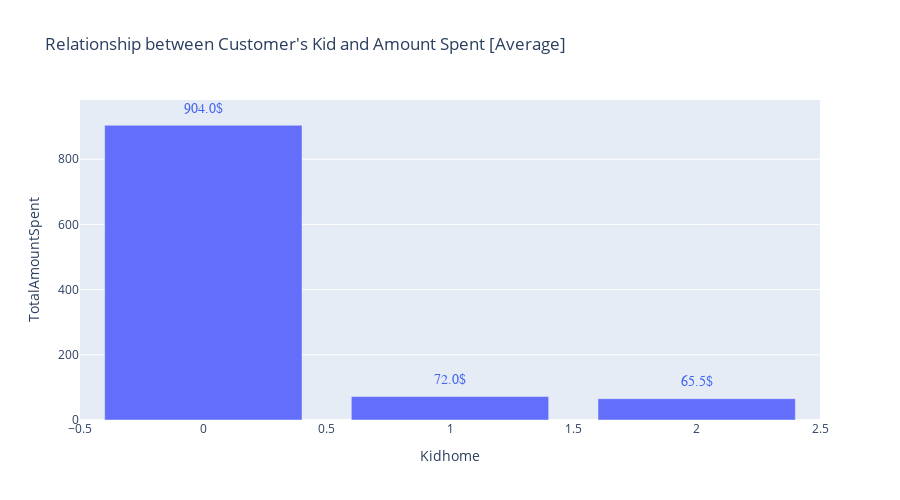

Here is the notebook cell this chart was saved with:
### Code cell
mask = df.groupby("Kidhome")["TotalAmountSpent"].median()
mask = mask.reset_index()
fig = px.bar(data_frame=mask, x="Kidhome", y="TotalAmountSpent", height=500, 
             title="Relationship between Customer's Kid and Amount Spent [Average]")

annotation = []
for x, y in zip(mask["Kidhome"], mask["TotalAmountSpent"]):
    annotation.append(
        dict(x=x, y=y +50,
             text=str(round(y, 2)) + '$',
             font=dict(family='Arial', size=14, color='rgb(66, 99, 236)'), showarrow=False)
    )
fig.update_xaxes(categoryorder='array', categoryarray= ["21-30", "31-40"])
fig.update_layout(annotations=annotation)
fig.show()

### Figure 1 — Plotly figure (JSON) as saved in the notebook; plotly's stock layout.template omitted (floating-point values rounded to 4 significant figures)
{"data": [{"alignmentgroup": "True", "hovertemplate": "Kidhome=%{x}<br>TotalAmountSpent=%{y}<extra></extra>", "legendgroup": "", "marker": {"color": "#636efa", "pattern": {"shape": ""}}, "name": "", "offsetgroup": "", "orientation": "v", "showlegend": false, "textposition": "auto", "type": "bar", "x": [0, 1, 2], "xaxis": "x", "y": [904, 72, 65.5], "yaxis": "y"}], "layout": {"annotations": [{"font": {"color": "rgb(66, 99, 236)", "family": "Arial", "size": 14}, "showarrow": false, "text": "904.0$", "x": 0, "y": 954}, {"font": {"color": "rgb(66, 99, 236)", "family": "Arial", "size": 14}, "showarrow": false, "text": "72.0$", "x": 1, "y": 122}, {"font": {"color": "rgb(66, 99, 236)", "family": "Arial", "size": 14}, "showarrow": false, "text": "65.5$", "x": 2, "y": 115.5}], "barmode": "relative", "height": 500, "legend": {"tracegroupgap": 0}, "title": {"text": "Relationship between Customer's Kid and Amount Spent [Average]"}, "xaxis": {"anchor": "y", "categoryarray": ["21-30", "31-40"], "categoryorder": "array", "domain": [0, 1], "title": {"text": "Kidhome"}}, "yaxis": {"anchor": "x", "domain": [0, 1], "title": {"text": "TotalAmountSpent"}}}}
